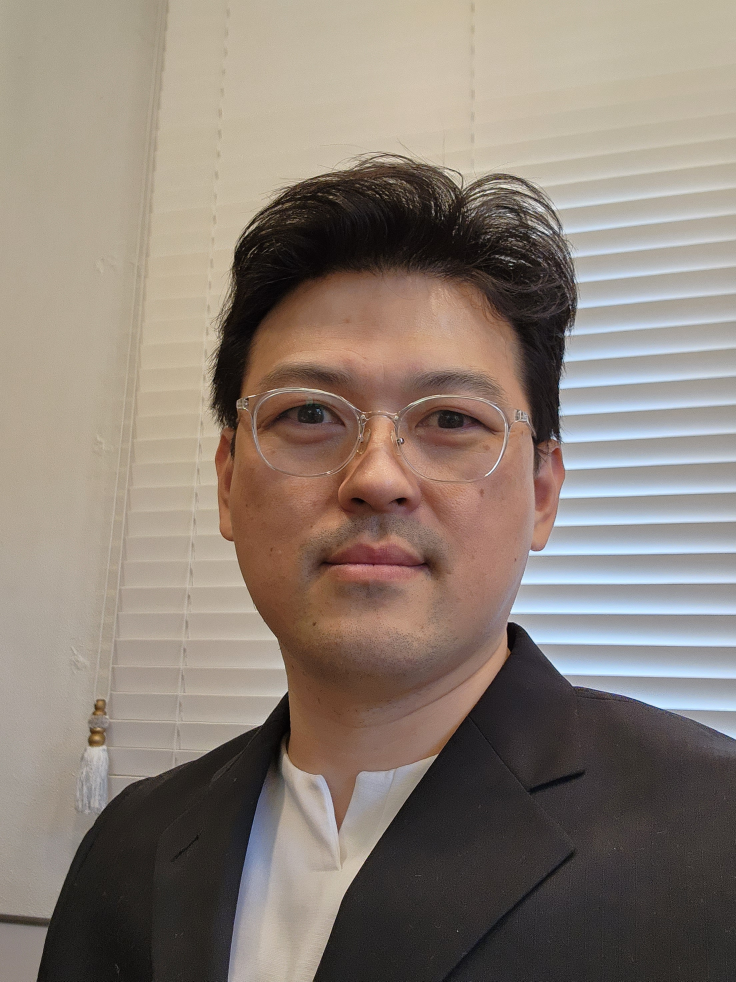
#> input picture img/20231111_124825.jpg, 2208 x 2944 px, given in place of img.jpg, which was not available (shown at 1/3 size)
$ jupyter execute --allow-errors AutoCar.ipynb
#> lines starting #> are read from the running program, lines starting #| are printed output that depends on the picture; after the words box and inside, x2 and y2 are one past the last pixel; in counts of white or black regions, pixels touching at a corner belong together; pictures that were not available may be replaced by others from this repository, and a replacement may not be noted
[cell 1]
import time
from pop import Pilot

#> (the rest of this cell did not finish here and is left out)

#> (a cell that did not finish here is left out)

#> (a cell that did not finish here is left out)

#> (a cell that did not finish here is left out)

#> (a cell that did not finish here is left out)

#> (a cell that did not finish here is left out)

[cell 7]
#자이로센서(좌표값계산)

from IPython.display import clear_output
import time

#> (the rest of this cell did not finish here and is left out)

[cell 8]
#OpenCV 라이브러리

import cv2
from pop import Util

print(cv2.__version__)
Util.enable_imshow()
#> (this line was passed over: pop is not available in this run)

[cell 9]
#이미지 가져오기
import cv2
filename = 'img.jpg'
image = cv2.imread(filename)
#> image is the input picture: shape (2944, 2208, 3); mean B, G, R 117.4, 127.3, 139.4


#높낮이 및 채널 추출
height, width, channel = image.shape
#> height = 2944; width = 2208; channel = 3
print(f"width {width}, height {height}, channel {channel}")
#| width 2208, height 2944, channel 3


#이미지 화면 표시 기능
cv2.imshow("image", image)


#흑백 변경 및 외각선 추출
image2 = cv2.cvtColor(image,cv2.COLOR_BGR2GRAY)
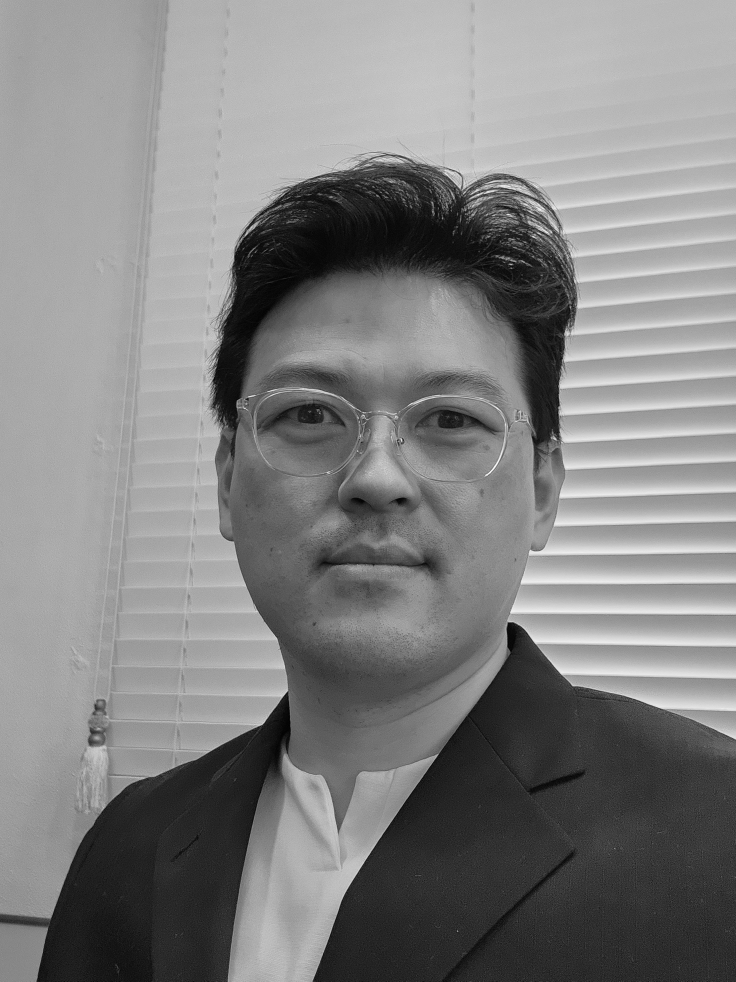
#> image2: shape (2944, 2208) (shown at 1/3 size); min 0, max 254, mean 129.8
canny = cv2.Canny(image,100,200)
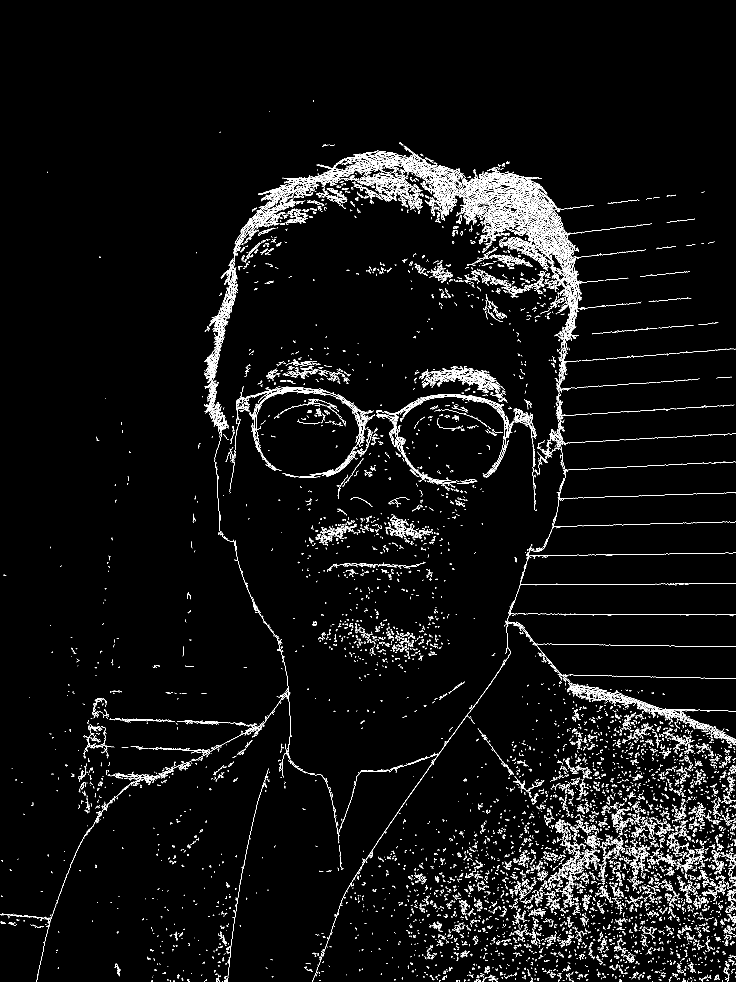
#> canny: shape (2944, 2208) (shown at 1/3 size); 3.1% white in thin lines or dots, all inside (x1, y1, x2, y2) = (0, 301, 2208, 2944)

cv2.imshow("image1",image2)
cv2.imshow("image2",canny)


#이미지 색상 반전하기
b, g, r = cv2.split(image) #opencv에서는 색상 순서를 bgr로 한다
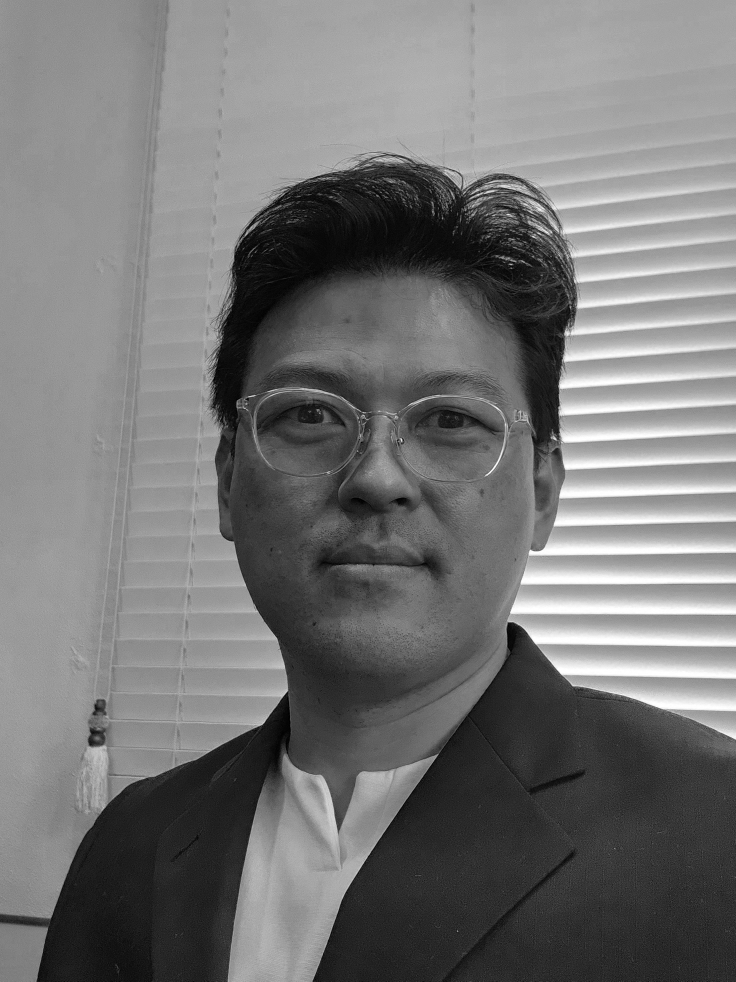
#> b: shape (2944, 2208) (shown at 1/3 size); min 0, max 255, mean 117.4
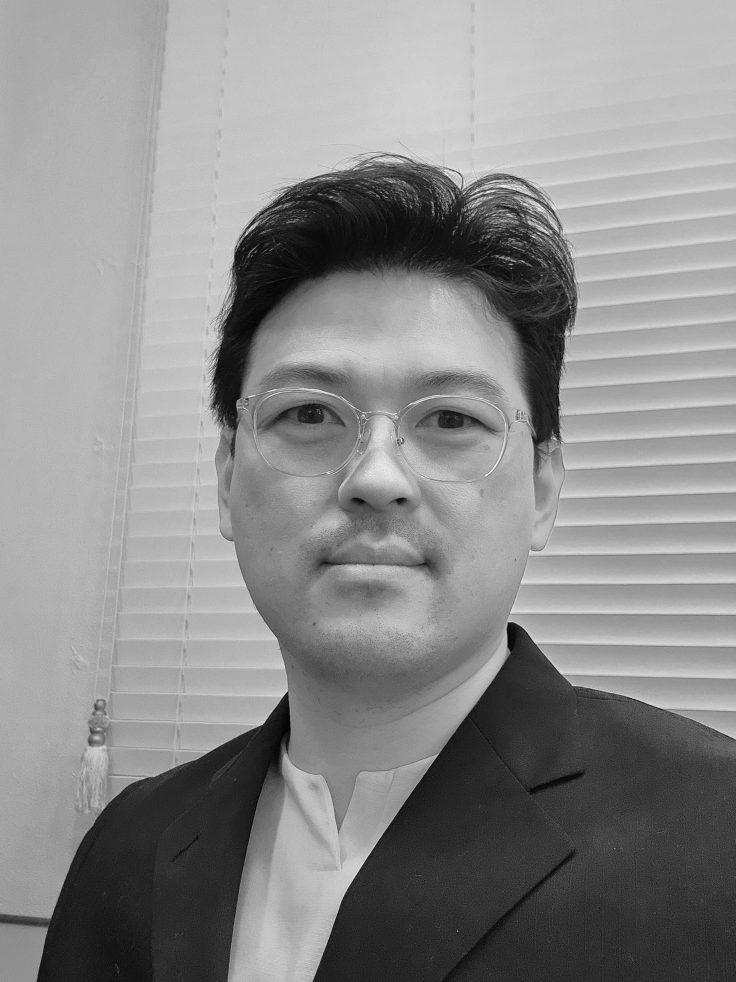
#> r: shape (2944, 2208) (shown at 1/3 size); min 0, max 255, mean 139.4

image_rgb = cv2.merge((r,g,b)) # 일상생활에서 쓰이는 순서
cv2.imshow("image_rgb", image_rgb)
cv2.imwrite("img_rgb.jpg", image_rgb)


#이미지 압축 JPEG 저장하기
cv2.imwrite(
    "img_jpeg.jpg",
    image,
    [cv2.IMWRITE_JPEG_QUALITY, 1]
)
img_jpeg = cv2.imread("img_jpeg.jpg")
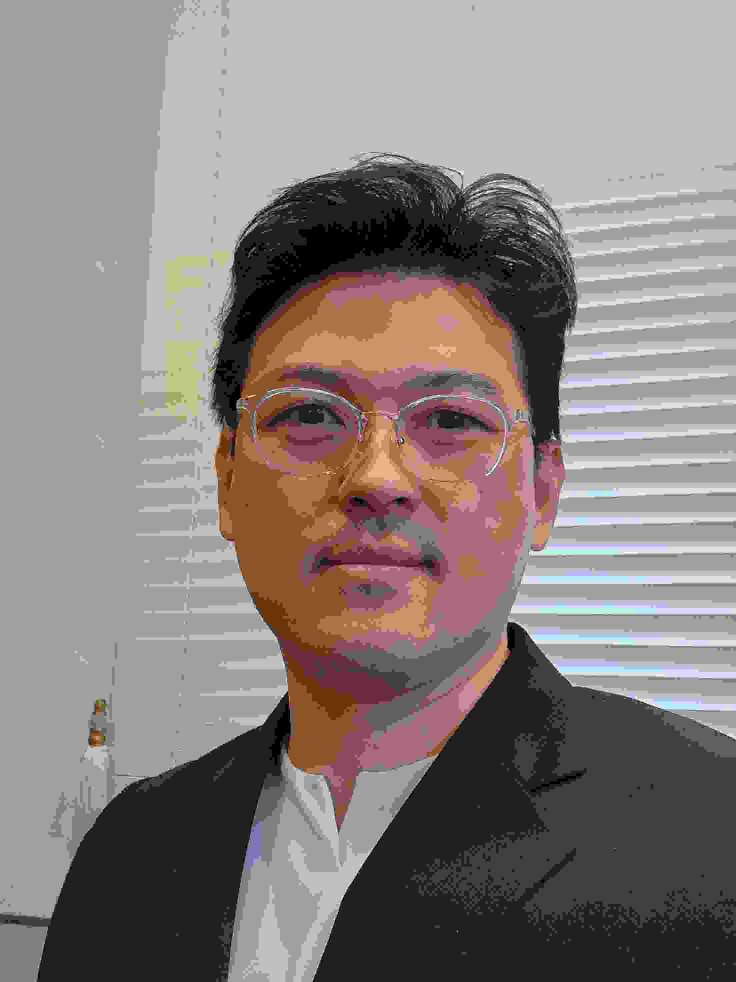
#> img_jpeg: shape (2944, 2208, 3) (shown at 1/3 size); mean B, G, R 124.9, 127.1, 136.1
cv2.imshow("img_jpeg", img_jpeg)
